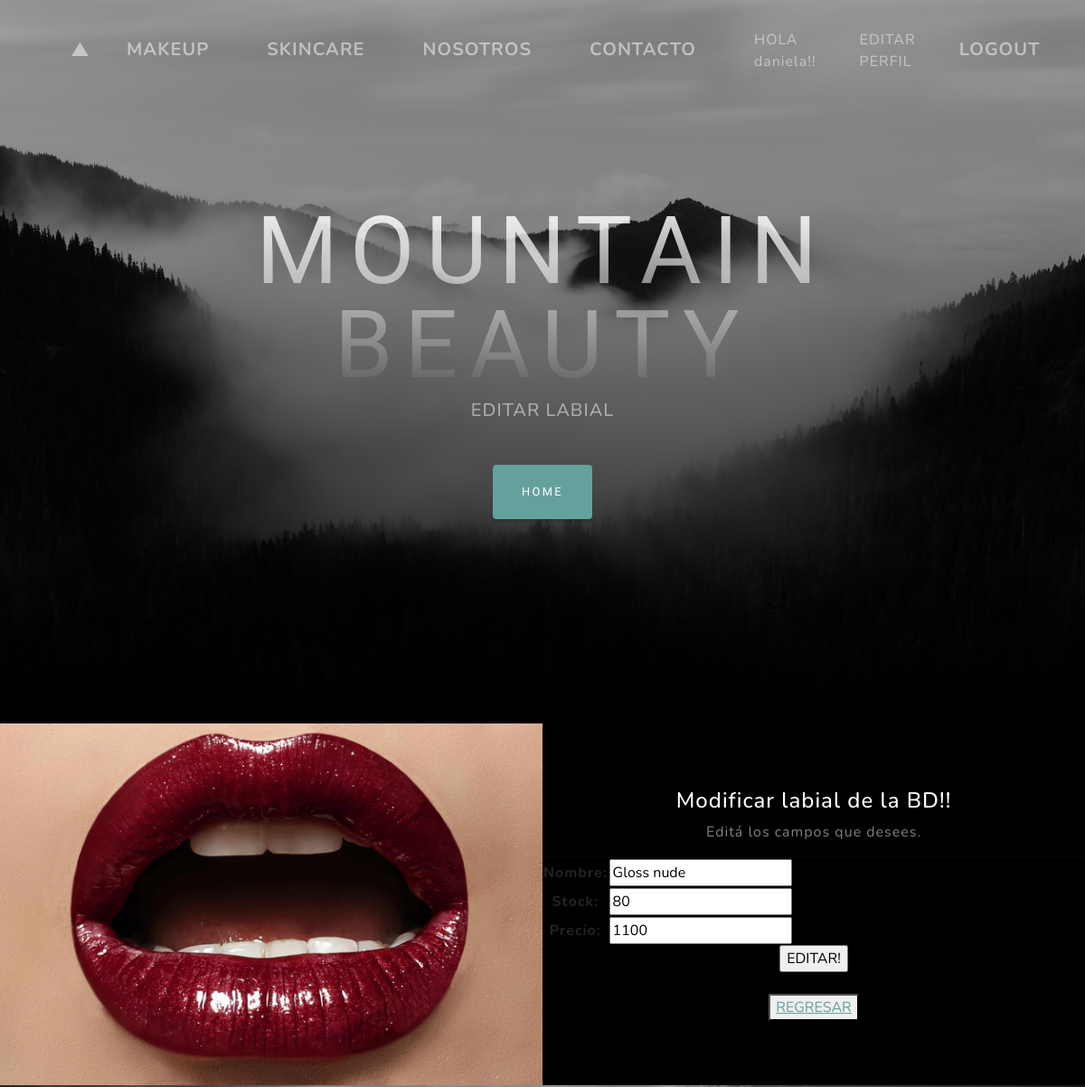
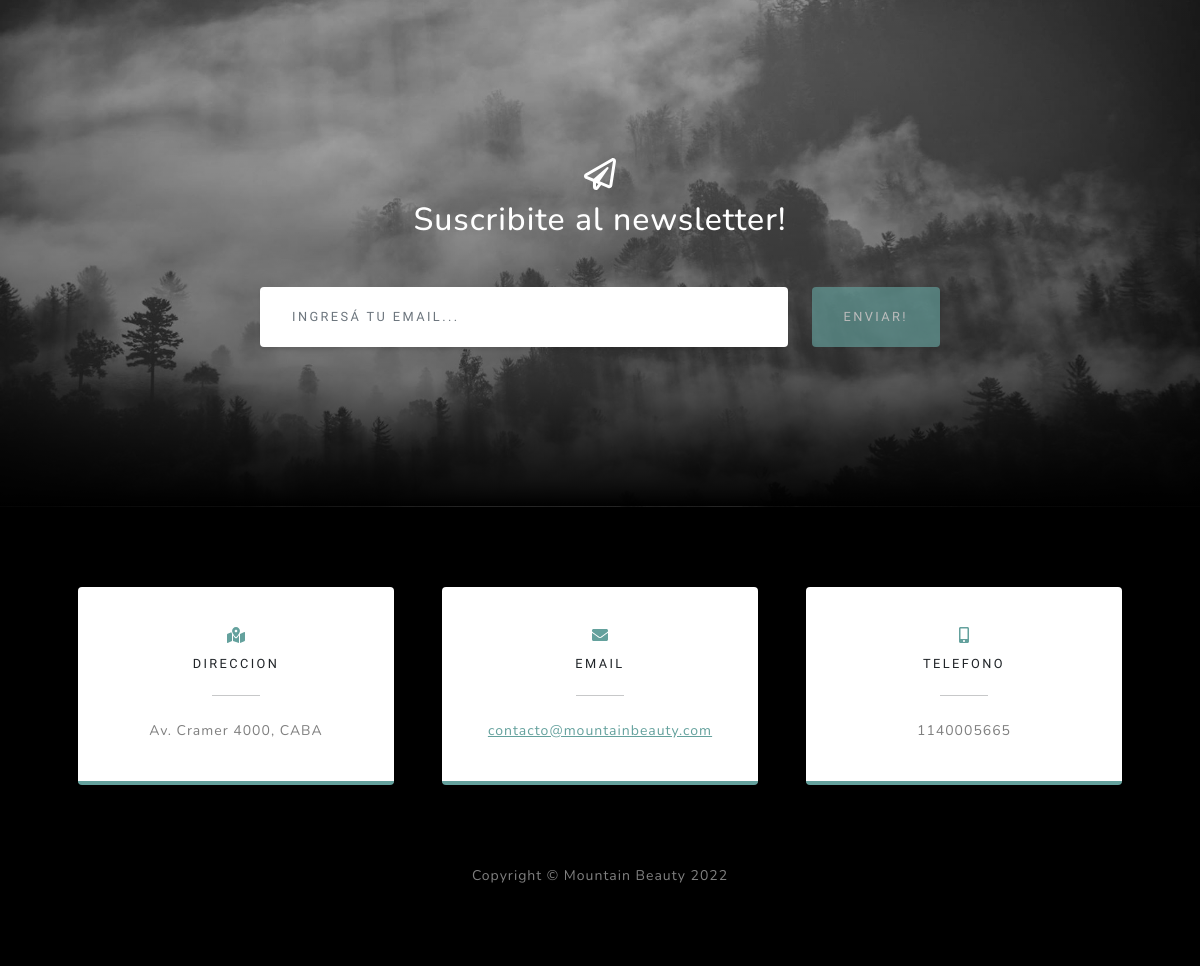
The app's page /AppCoder/editarLabial/Gloss nude/ (signed in) with its own data (2 pictures, top to bottom).
### AppCoder/models.py (models this page shows, shortened)
class Labiales(models.Model):
    nombre = models.CharField(max_length=40)
    stock= models.IntegerField()
    precio= models.IntegerField()

### AppCoder/views.py (the view)
# urls.py: path('editarLabial/<nombre_para_editar>/', views.editarLabial, name= "EditarLabial"),
def editarLabial(request, nombre_para_editar):
   labiales = Labiales.objects.get(nombre=nombre_para_editar)
   if request.method == "POST":
      miFormulario= LabialesFormulario(request.POST)
      if miFormulario.is_valid():
         informacion= miFormulario.cleaned_data
         labiales.nombre= informacion["nombre"]
         labiales.stock= informacion["stock"]
         labiales.precio= informacion["precio"]
         labiales.save()
         return render(request, "AppCoder/inicio.html")
   else:
      miFormulario= LabialesFormulario(initial={"nombre":labiales.nombre, "stock":labiales.stock, "precio":labiales.precio})
   return render(request, "AppCoder/editarLabial.html", {"miFormulario": miFormulario, "nombre_para_editar": nombre_para_editar})

### AppCoder/forms.py
class LabialesFormulario(forms.Form):
    nombre = forms.CharField(max_length=40)
    stock= forms.IntegerField()
    precio= forms.IntegerField()

### AppCoder/templates/AppCoder/editarLabial.html (shortened to what this page needs)
{% extends "AppCoder/padre.html" %}
{% load static %}
{% block contenidoQueCambia2 %}
<h2 class="text-white-50 mx-auto mt-2 mb-5">EDITAR LABIAL</h2>
{% endblock %}
{% block contenidoQueCambia %}
<div class="row gx-0 mb-5 mb-lg-0 justify-content-center">
    <div class="col-lg-6"><img class="img-fluid" src="{% static 'AppCoder/assets/img/labiales-destacada.jpg' %}" alt="..." /></div>
    <div class="col-lg-6">
        <div class="bg-black text-center h-100 project">
            <div class="d-flex h-100">
                <div class="project-text w-100 my-auto text-center text-lg-left">
                    <h4 class="text-white">Modificar labial de la BD!!</h4>
                    <p class="mb-0 text-white-50">Editá los campos que desees.</p>
                    <hr class="d-none d-lg-block mb-0 ms-0" />
                    <form action="" method= "POST">{% csrf_token %}
                        <table>
                        {{  miFormulario.as_table  }}
                        </table>
                        <input type="submit" value= "EDITAR!">
                    </form>
                    <br>
                    <button>
                     <a href="{% url 'LeerLabiales' %}">REGRESAR</a>
                    </button>
                    <br>
                </div>
            </div>
        </div>
    </div>
</div>
{% endblock %}

### AppCoder/templates/AppCoder/padre.html (shortened to what this page needs)
<!DOCTYPE html>
<html lang="en">
    <head>
        {%  load static   %}
        <link href="{% static 'AppCoder/css/styles.css' %}" rel="stylesheet" />
    </head>
    <body id="page-top">
        <nav class="navbar navbar-expand-lg navbar-light fixed-top" id="mainNav">
            <div class="container px-4 px-lg-5">
                <a class="navbar-brand" href="#page-top">▲</a>
                <div class="collapse navbar-collapse" id="navbarResponsive">
                    <ul class="navbar-nav ms-auto">
                        <li class="navbar-brand"><a class="nav-link" href="{% url 'Makeup' %}">MAKEUP</a></li>
                        <li class="navbar-brand"><a class="nav-link" href="{% url 'Skincare' %}">SKINCARE</a></li>
                        <li class="navbar-brand"><a class="nav-link" href="{% url 'Nosotros' %}">NOSOTROS</a></li>
                        <li class="navbar-brand"><a class="nav-link" href="{% url 'Contacto' %}">CONTACTO</a></li>
                        {% if request.user.is_authenticated %}
                        <li class="nav-item"><a class="nav-link"> HOLA {{user.username}}!!</a></li>
                        <li class="nav-item"><a class="nav-link" href="{% url 'EditarPerfil' %}">EDITAR PERFIL</a></li>
                        <li class="navbar-brand"><a class="nav-link" href="{% url 'Logout' %}">LOGOUT</a></li>
                        {% endif %}
                    </ul>
                </div>
            </div>
        </nav>
        <header class="masthead">
            <div class="container px-4 px-lg-5 d-flex h-100 align-items-center justify-content-center">
                <div class="d-flex justify-content-center">
                    <div class="text-center">
                        <h1 class="mx-auto my-0 text-uppercase">Mountain Beauty</h1>
                        {% block contenidoQueCambia2 %}{% endblock %}
                        <a class="btn btn-primary" href="{% url 'Inicio' %}">Home</a>
                    </div>
                </div>
            </div>
        </header>
        {% block contenidoQueCambia %}{% endblock %}
        <section class="signup-section" id="signup">
            <div class="container px-4 px-lg-5">
                <div class="row gx-4 gx-lg-5">
                    <div class="col-md-10 col-lg-8 mx-auto text-center">
                        <i class="far fa-paper-plane fa-2x mb-2 text-white"></i>
                        <h2 class="text-white mb-5">Suscribite al newsletter!</h2>
                        <form class="form-signup" id="contactForm" data-sb-form-api-token="API_TOKEN">
                            <div class="row input-group-newsletter">
                                <div class="col"><input class="form-control" id="emailAddress" type="email" placeholder="Ingresá tu email..." aria-label="Enter email address..." data-sb-validations="required,email" /></div>
                                <div class="col-auto"><button class="btn btn-primary disabled" id="submitButton" type="submit">ENVIAR!</button></div>
                            </div>
                        </form>
                    </div>
                </div>
            </div>
        </section>
        <section class="contact-section bg-black">
            <div class="container px-4 px-lg-5">
                <div class="row gx-4 gx-lg-5">
                    <div class="col-md-4 mb-3 mb-md-0">
                        <div class="card py-4 h-100">
                            <div class="card-body text-center">
                                <i class="fas fa-map-marked-alt text-primary mb-2"></i>
                                <h4 class="text-uppercase m-0">DIRECCION</h4>
                                <hr class="my-4 mx-auto" />
                                <div class="small text-black-50">Av. Cramer 4000, CABA</div>
                            </div>
                        </div>
                    </div>
                    <div class="col-md-4 mb-3 mb-md-0">
                        <div class="card py-4 h-100">
                            <div class="card-body text-center">
                                <i class="fas fa-envelope text-primary mb-2"></i>
                                <h4 class="text-uppercase m-0">EMAIL</h4>
                                <hr class="my-4 mx-auto" />
                                <div class="small text-black-50"><a href="#!">contacto@mountainbeauty.com</a></div>
                            </div>
                        </div>
                    </div>
                    <div class="col-md-4 mb-3 mb-md-0">
                        <div class="card py-4 h-100">
                            <div class="card-body text-center">
                                <i class="fas fa-mobile-alt text-primary mb-2"></i>
                                <h4 class="text-uppercase m-0">TELEFONO</h4>
                                <hr class="my-4 mx-auto" />
                                <div class="small text-black-50">1140005665</div>
                            </div>
                        </div>
                    </div>
                </div>
                </div>
        </section>
        <footer class="footer bg-black small text-center text-white-50"><div class="container px-4 px-lg-5">Copyright &copy; Mountain Beauty 2022</div></footer>
    </body>
</html>

### records on screen
Labiales: nombre "Gloss nude", stock "80", precio "1100"

### other values on screen
{{ user.username }} "daniela"
